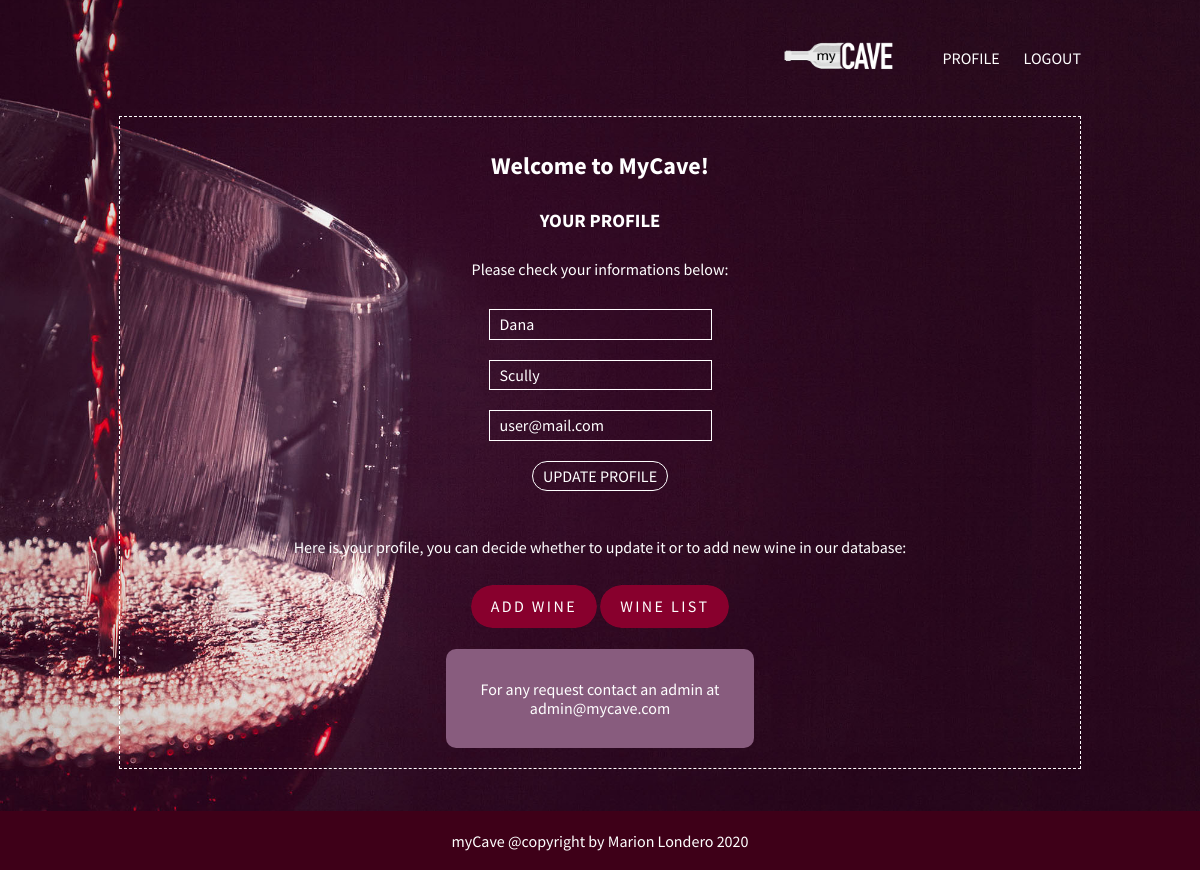
Page /profile.php (signed in) on the committed database.
### tables this page shows
CREATE TABLE `user` (
  `id` int(11) NOT NULL,
  `firstname` varchar(50) DEFAULT NULL,
  `lastname` varchar(50) DEFAULT NULL,
  `email` varchar(50) NOT NULL,
  `password` varchar(255) NOT NULL
);

### profile.php (the view, shortened to what this page needs)
<?php
require 'assets/php/connect.php';
include 'assets/php/background-image.php';
include 'assets/php/header.php';
include 'assets/php/nav.php';
    if(isset($_SESSION['id'])){
        $id = $_SESSION['id'];
        $sql = $db->query("SELECT * FROM user WHERE id = $id");
        $sql->setFetchMode(PDO::FETCH_ASSOC);
        $row = $sql->fetch();
?>
<section>
    <article id="cartouche">
        <div id="text-welcome">
            <h2 class="ml3">Welcome to MyCave!</h2>
            <h3>YOUR PROFILE</h3>
            <p>Please check your informations below:</p>
            <form action="<?php echo htmlspecialchars($_SERVER["PHP_SELF"]);?>" method="post">
                <div>
                    <input type="text" name="firstname" placeholder="FIRSTNAME" value="<?= $row['firstname'];?>">
                </div>
                <div>
                    <input type="text" name="lastname" placeholder="LASTNAME" value="<?= $row['lastname'];?>">
                </div>
                <div>
                    <input type="text" name="email" placeholder="EMAIL" value="<?= $row['email'];?>">
                </div>
                <div>
                    <input type="submit" name="submit-login" class="btn" value="UPDATE PROFILE">
                </div>
            </form>
            <div class="button">
            <p>Here is your profile, you can decide whether to update it or to add new wine in our database:</p>
                <a href="add_wine.php" class="button3">ADD WINE</a>
                <a href="winelist.php" class="button3">WINE LIST</a>
            </div>
            <div id="card">
                <?php
                if (isset($_SESSION['id']) && $_SESSION['id'] == 3){
                     ?>
                <div class="button">
                    <p>Your admin privileges permit the following actions:</p>
                    <a href="tools.php" class="button3">ADMIN TOOLS</a>
                    <a href="register.php" class="button3">ADD USER</a>
                </div>
                <?php
                }else{ ?>
                    <p class="mb-5">For any request contact an admin at admin@mycave.com</p>
        <?php  }
                ?>
            </div>
        </div>
    </article>
</section>
<?php
}else{
    echo "<div class ='danger'>You need to log into our website to access this page</div>";
}
include 'assets/php/footer.php'; ?>

### assets/css/style.css (style rules this page uses)
html { padding: 0; margin: 0; scroll-behavior: smooth; }
body { color: white; position: relative; background-attachment: fixed; }
a { text-decoration: none; color: white; font-family: "SourceSansPro-Regular", sans-serif; }
h2 { padding: 5px; }
h3 { padding: 5px; }
p { color: white; font-family: "SourceSansPro-Regular", sans-serif; font-weight: 100; padding: 5px; }
input { color: white; font-family: "SourceSansPro-Regular", sans-serif; background: none; border: 1px solid white; margin: 10px 0; padding: 5px 10px; outline: none; transition: 0.2s; }
input::placeholder { color: white; font-family: "SourceSansPro-Regular", sans-serif; }
.btn { padding: 5px 10px; border-radius: 20px; color: white; font-weight: lighter; font-family: "SourceSansPro-Regular", sans-serif; }
#card { width: 80%; height: auto; margin: 10px auto; background-color: #885c7e; font-family: "SourceSansPro-Regular", sans-serif; text-align: center; padding: 10px; border-radius: 10px; }
#cartouche { width: 80%; height: auto; margin: auto; border: 1px dashed white; padding-top: 10px; padding-bottom: 10px; display: block; position: relative; }
#cartouche > #text-welcome { font-family: "SourceSansPro-Bold"; font-size: 16px; text-align: center; }
.button { display: inline-block; }
.button3 { margin-top: 1vh; margin-bottom: 1vh; display: inline-block; padding: 0.75rem 1.25rem; border-radius: 10rem; color: #fff; text-transform: uppercase; font-size: 1rem; letter-spacing: 0.15rem; transition: all 0.3s; position: relative; overflow: hidden; z-index: 1; }
.button3:after { content: ""; position: absolute; bottom: 0; left: 0; width: 100%; height: 100%; background-color: #88002D; border-radius: 10rem; z-index: -2; }
.button3:before { content: ""; position: absolute; bottom: 0; left: 0; width: 0%; height: 100%; background-color: #3c0014; transition: all 0.3s; border-radius: 10rem; z-index: -1; }
@media (min-width: 300px) { body { background-size: 215%; background-position: 50% 0%; background: fixed center no-repeat cover; } }
@media (min-width: 300px) { #card { width: 80%; } }
@media (min-width: 768px) { body { background-size: 140%; background-position: 100% 50%; width: 100%; } }
@media (min-width: 768px) { #card { width: 40%; } }
@media (min-width: 992px) { body { background-size: 135%; background-position: 100% 50%; width: 100%; } }
@media (min-width: 992px) { #card { width: 30%; } }
@media (min-width: 1200px) { body { background-size: 100%; background-position: 100% 50%; } }
@media (min-width: 1200px) { #card { width: 30%; } }
@media (min-width: 1200px) { section { margin-bottom: 2vh; } }

### rows in the picture
user: firstname "Dana", lastname "Scully", email "user@mail.com"
